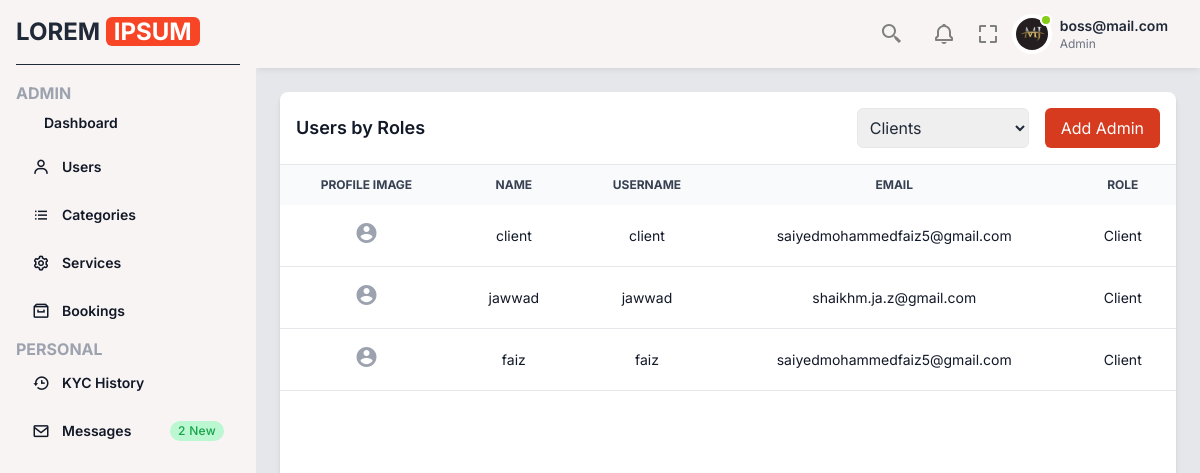
/dashboard/roles/ (signed in), run on the app's committed database.
### dashboard/models.py (models this page shows, shortened)
class custom_user(AbstractUser):
    ROLE_CHOICES = (
        ('admin', 'Admin'),
        ('client', 'Client'),
        ('service_provider', 'Service Provider'),
    )
    role = models.CharField(max_length=20, choices=ROLE_CHOICES, default='client')
    profile_image = models.ImageField(upload_to='profile_pics/', blank=True, null=True)
    name = models.CharField(max_length=255, blank=True, null=True)

### dashboard/views.py (the view)
# urls.py: path('roles/', users_by_roles, name = 'roles'),
@user_passes_test(is_admin)
def users_by_roles(request):
    role = request.GET.get('role', 'client')
    users = custom_user.objects.filter(role=role)
    return render(request, 'dashboard/roles.html', {'users': users})

### clone/context_processors.py (called while the page is built)
def cart_item_count(request):
    if request.user.is_authenticated:
        cart_count = Cart.objects.filter(user=request.user).count()
    else:
        cart_count = 0  # If not logged in, show zero
    return {"cart_item_count": cart_count}

### dashboard/views.py (called while the page is built)
def is_admin(user):
    return user.is_authenticated and user.role == 'admin'

### dashboard/templates/dashboard/roles.html (shortened to what this page needs)
{% extends "comman.html" %}
{% block main %}
<div class="flex flex-col space-y-6 p-6 bg-gray-200 min-h-screen">
    <div class="bg-white shadow-md rounded-lg overflow-hidden flex-1 flex flex-col">
        <div class="p-4 border-b border-b-gray-200 flex justify-between items-center">
            <h3 class="text-lg font-semibold text-gray-900">Users by Roles</h3>
            <div class="flex space-x-4">
                <select id="roleFilter" class="border rounded-md p-2">
                    <option value="client" {% if request.GET.role == "client" %}selected{% endif %}>Clients</option>
                </select>
                <button data-modal-target="addAdminModal" data-modal-toggle="addAdminModal" class="px-4 py-2 text-white bg-[#D63A1F] hover:bg-[#B72E19] rounded-md">
                    Add Admin
                </button>
            </div>
        </div>
        <div class="overflow-y-auto flex-1">
            <table class="w-full text-sm text-left text-gray-900">
                <thead class="text-xs text-gray-700 uppercase bg-gray-50 sticky top-0">
                    <tr>
                        <th class="px-6 py-3 text-center">Profile Image</th>
                        <th class="px-6 py-3 text-center">Name</th>
                        <th class="px-6 py-3 text-center">Username</th>
                        <th class="px-6 py-3 text-center">Email</th>
                        <th class="px-6 py-3 text-center">Role</th>
                    </tr>
                </thead>
                <tbody id="userTableBody">
                    {% for user in users %}
                    <tr class="bg-white border-b hover:bg-gray-50">
                        <td class="px-6 py-4 text-center">
                            {% if user.profile_image %}
                                <img src="{{ user.profile_image.url }}" alt="Profile" class="w-12 h-12 object-cover rounded-full mx-auto">
                            {% else %}
                                <span class="material-icons text-gray-400">account_circle</span>
                            {% endif %}
                        </td>
                        <td class="px-6 py-4 text-center">{{ user.name|default:user.username }}</td>
                        <td class="px-6 py-4 text-center">{{ user.username }}</td>
                        <td class="px-6 py-4 text-center">{{ user.email }}</td>
                        <td class="px-6 py-4 text-center">{{ user.get_role_display }}</td>
                    </tr>
                    {% empty %}
                    <tr>
                        <td colspan="5" class="px-6 py-4 text-center text-gray-500">No users found.</td>
                    </tr>
                    {% endfor %}
                </tbody>
            </table>
        </div>
    </div>
</div>
{% endblock %}

### templates/comman.html (shortened to what this page needs)
<!DOCTYPE html>
<html lang="en">
<head>
    <link href="https://fonts.bunny.net/css?family=figtree:400,500,600&display=swap" rel="stylesheet" />
    <link href='https://unpkg.com/boxicons@2.1.4/css/boxicons.min.css' rel='stylesheet'>
    <link href="https://cdn.jsdelivr.net/npm/remixicon@3.5.0/fonts/remixicon.css" rel="stylesheet">
    <script src="https://cdn.tailwindcss.com"></script>
</head>
<body class="text-gray-800 font-inter">
    <div class="fixed left-0 top-0 w-64 h-full bg-[#f8f4f3] p-4 z-50 sidebar-menu transition-transform">
        <a href="#" class="flex items-center pb-4 border-b border-b-gray-800">
            <h2 class="font-bold text-2xl">LOREM <span class="bg-[#f84525] text-white px-2 rounded-md">IPSUM</span></h2>
        </a>
        <ul class="mt-4">
            <span class="text-gray-400 font-bold">ADMIN</span>
            <li class="mb-1 group">
                <a href="{% url 'dashboard' %}" class="flex font-semibold items-center py-2 px-4 text-gray-900 hover:bg-gray-950 hover:text-gray-100 rounded-md group-[.active]:bg-gray-800 group-[.active]:text-white group-[.selected]:bg-gray-950 group-[.selected]:text-gray-100">
                    <span class="text-sm">Dashboard</span>
                </a>
            </li>
            <li class="mb-1 group">
                <a href="" class="flex font-semibold items-center py-2 px-4 text-gray-900 hover:bg-gray-950 hover:text-gray-100 rounded-md group-[.active]:bg-gray-800 group-[.active]:text-white group-[.selected]:bg-gray-950 group-[.selected]:text-gray-100 sidebar-dropdown-toggle">
                    <i class='bx bx-user mr-3 text-lg'></i>
                    <span class="text-sm">Users</span>
                </a>
            </li>
            <li class="mb-1 group">
                <a href="{% url 'category' %}" class="flex font-semibold items-center py-2 px-4 text-gray-900 hover:bg-gray-950 hover:text-gray-100 rounded-md group-[.active]:bg-gray-800 group-[.active]:text-white group-[.selected]:bg-gray-950 group-[.selected]:text-gray-100">
                    <i class='bx bx-list-ul mr-3 text-lg'></i>
                    <span class="text-sm">Categories</span>
                </a>
            </li>
            <li class="mb-1 group">
              <a href="{% url 'view_service' %}" class="flex font-semibold items-center py-2 px-4 text-gray-900 hover:bg-gray-950 hover:text-gray-100 rounded-md group-[.active]:bg-gray-800 group-[.active]:text-white group-[.selected]:bg-gray-950 group-[.selected]:text-gray-100">
                  <i class='bx bx-cog mr-3 text-lg'></i>
                  <span class="text-sm">Services</span>
              </a>
          </li>
            <li class="mb-1 group">
                <a href="{% url 'service_request' %}" class="flex font-semibold items-center py-2 px-4 text-gray-900 hover:bg-gray-950 hover:text-gray-100 rounded-md group-[.active]:bg-gray-800 group-[.active]:text-white group-[.selected]:bg-gray-950 group-[.selected]:text-gray-100">
                    <i class='bx bx-archive mr-3 text-lg'></i>
                    <span class="text-sm">Bookings</span>
                </a>
            </li>
            <span class="text-gray-400 font-bold">PERSONAL</span>
            <li class="mb-1 group">
                <a href="{% url 'kyc_history' %}" class="flex font-semibold items-center py-2 px-4 text-gray-900 hover:bg-gray-950 hover:text-gray-100 rounded-md group-[.active]:bg-gray-800 group-[.active]:text-white group-[.selected]:bg-gray-950 group-[.selected]:text-gray-100">
                  <i class="bx bx-history mr-3 text-lg"></i>
                    <span class="text-sm">KYC History</span>
                  </a>
            </li>
            <li class="mb-1 group">
                <a href="{% url 'admin_notifications' %}" class="flex font-semibold items-center py-2 px-4 text-gray-900 hover:bg-gray-950 hover:text-gray-100 rounded-md group-[.active]:bg-gray-800 group-[.active]:text-white group-[.selected]:bg-gray-950 group-[.selected]:text-gray-100">
                    <i class='bx bx-envelope mr-3 text-lg' ></i>
                    <span class="text-sm">Messages</span>
                    <span class=" md:block px-2 py-0.5 ml-auto text-xs font-medium tracking-wide text-green-600 bg-green-200 rounded-full">2 New</span>
                </a>
            </li>
        </ul>
    </div>
    <main class="w-full md:w-[calc(100%-256px)] md:ml-64 bg-gray-200 min-h-screen transition-all main">
        <div class="py-2 px-6 bg-[#f8f4f3] flex items-center shadow-md shadow-black/5 sticky top-0 left-0 z-30">
            <ul class="ml-auto flex items-center">
                <li class="mr-1 dropdown">
                    <button type="button" class="dropdown-toggle text-gray-400 mr-4 w-8 h-8 rounded flex items-center justify-center  hover:text-gray-600">
                    </button>
                </li>
                <li class="dropdown">
                    <button type="button" class="dropdown-toggle text-gray-400 mr-4 w-8 h-8 rounded flex items-center justify-center  hover:text-gray-600">
                    </button>
                </li>
                <button id="fullscreen-button">
                    <svg xmlns="http://www.w3.org/2000/svg" width="24" height="24" class="hover:bg-gray-100 rounded-full" viewBox="0 0 24 24" style="fill: gray;transform: ;msFilter:;"><path d="M5 5h5V3H3v7h2zm5 14H5v-5H3v7h7zm11-5h-2v5h-5v2h7zm-2-4h2V3h-7v2h5z"></path></svg>
                </button>
                <li class="dropdown ml-3">
                  <button type="button" class="dropdown-toggle flex items-center">
                      <div class="flex-shrink-0 w-10 h-10 relative">
                          <div class="p-1 bg-white rounded-full focus:outline-none focus:ring">
                              <img class="w-8 h-8 rounded-full"
                                   src="{% if user.profile_image %}{{ user.profile_image.url }}{% else %}https://via.placeholder.com/40{% endif %}"
                                   alt="User Profile" />
                              <div class="top-0 left-7 absolute w-3 h-3 bg-lime-500 border-2 border-white rounded-full"></div>
                          </div>
                      </div>
                      <div class="p-2 md:block text-left">
                          <h2 class="text-sm font-semibold text-gray-800">{{ user.get_full_name|default:user.email }}</h2>
                          <p class="text-xs text-gray-500">{{ user.role|title }}</p>
                      </div>
                  </button>
              </li>
            </ul>
        </div>
        {% block main %}
        {% endblock %}
    </main>
</body>
</html>

### data on the page
custom_user: profile_image (picture), get_full_name "boss@mail.com", role "Admin"
custom_user: name "client", username "client", email "saiyedmohammedfaiz5@gmail.com", role "Client"
custom_user: name "jawwad", username "jawwad", email "shaikhm.ja.z@gmail.com", role "Client"
custom_user: name "faiz", username "faiz", email "saiyedmohammedfaiz5@gmail.com", role "Client"
